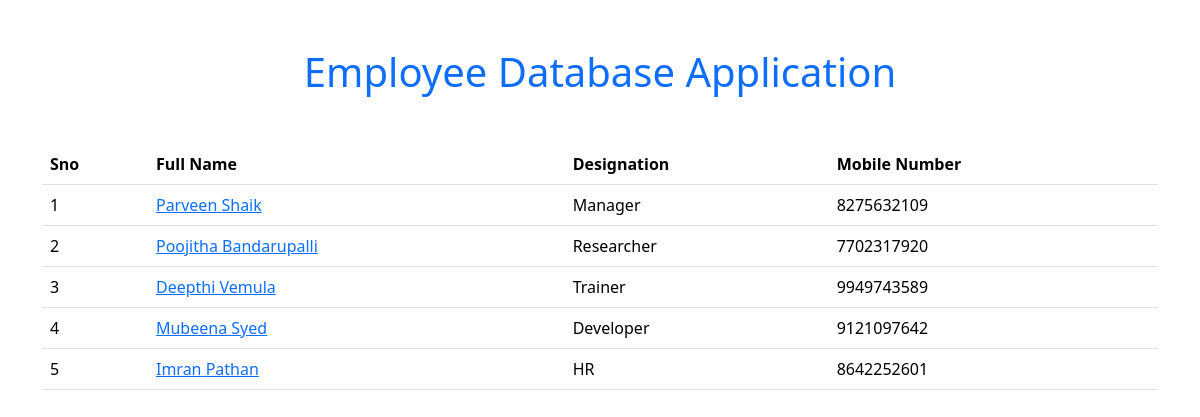
The page / on the database its author committed.
### salary/models.py (models this page shows, shortened)
class Employee(models.Model):
    first_name=models.CharField(max_length=100)
    last_name=models.CharField(max_length=100)
    photo=models.ImageField(upload_to='images')
    designation=models.CharField(max_length=100)
    email_address=models.EmailField(max_length=100,unique=True)
    phone_number=models.CharField(max_length=100)

### employee/views.py (the view)
# urls.py: 2. Add a URL to urlpatterns:  path('', views.home, name='home')
def home(request):
    employees=Employee.objects.all()
    context={
        'employees':employees
    }
    return render(request,'home.html',context)

### templates/home.html (shortened to what this page needs)
<!DOCTYPE html>
<html lang="en">
<head>
    <link href="https://cdn.jsdelivr.net/npm/bootstrap@5.3.2/dist/css/bootstrap.min.css" rel="stylesheet">
</head>
<body>
    <div class="container mt-5">
        <h1 class="text-center text-primary">Employee Database Application</h1>
        <table class='table table-hover mt-5'>
            <thead>
                <tr>
                    <th>Sno</th>
                    <th>Full Name</th>
                    <th>Designation</th>
                    <th>Mobile Number</th>
                </tr>
            </thead>
            <tbody>
              {% for x in employees %}
              <tr>
                <td>{{forloop.counter}}</td>
                <td><a href="{% url 'employee_detail' x.id %}">{{x.first_name}} {{x.last_name}}</td>
                <td>{{x.designation}}</td>
                <td>{{x.phone_number}}</td>
              </tr>
              {% endfor %}
            </tbody>
        </table>
    </div>
</body>
</html>

### rows shown on the page
Employee: first_name "Parveen", last_name "Shaik", designation "Manager", phone_number "8275632109"
Employee: first_name "Poojitha", last_name "Bandarupalli", designation "Researcher", phone_number "7702317920"
Employee: first_name "Deepthi", last_name "Vemula", designation "Trainer", phone_number "9949743589"
Employee: first_name "Mubeena", last_name "Syed", designation "Developer", phone_number "9121097642"
Employee: first_name "Imran", last_name "Pathan", designation "HR", phone_number "8642252601"
